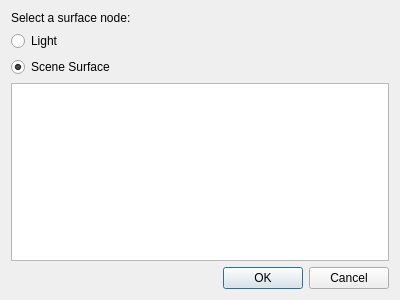
<?xml version="1.0" encoding="UTF-8"?>
<ui version="4.0">
 <class>SelectSurfaceDialog</class>
 <widget class="QDialog" name="SelectSurfaceDialog">
  <property name="geometry">
   <rect>
    <x>0</x>
    <y>0</y>
    <width>400</width>
    <height>300</height>
   </rect>
  </property>
  <property name="windowTitle">
   <string>Select Surface Dialog</string>
  </property>
  <layout class="QVBoxLayout" name="verticalLayout">
   <item>
    <widget class="QLabel" name="label">
     <property name="text">
      <string>Select a surface node:</string>
     </property>
    </widget>
   </item>
   <item>
    <widget class="QRadioButton" name="lightRadio">
     <property name="text">
      <string>Light</string>
     </property>
    </widget>
   </item>
   <item>
    <widget class="QRadioButton" name="sceneRadio">
     <property name="text">
      <string>Scene Surface</string>
     </property>
     <property name="checked">
      <bool>true</bool>
     </property>
    </widget>
   </item>
   <item>
    <widget class="SceneModelView" name="sceneModelView">
     <property name="showDropIndicator" stdset="0">
      <bool>false</bool>
     </property>
    </widget>
   </item>
   <item>
    <widget class="QDialogButtonBox" name="buttonBox">
     <property name="orientation">
      <enum>Qt::Horizontal</enum>
     </property>
     <property name="standardButtons">
      <set>QDialogButtonBox::Cancel|QDialogButtonBox::Ok</set>
     </property>
    </widget>
   </item>
  </layout>
 </widget>
 <customwidgets>
  <customwidget>
   <class>SceneModelView</class>
   <extends>QTreeView</extends>
   <header>SceneModelView.h</header>
  </customwidget>
 </customwidgets>
 <resources/>
 <connections>
  <connection>
   <sender>buttonBox</sender>
   <signal>accepted()</signal>
   <receiver>SelectSurfaceDialog</receiver>
   <slot>accept()</slot>
   <hints>
    <hint type="sourcelabel">
     <x>248</x>
     <y>254</y>
    </hint>
    <hint type="destinationlabel">
     <x>157</x>
     <y>274</y>
    </hint>
   </hints>
  </connection>
  <connection>
   <sender>buttonBox</sender>
   <signal>rejected()</signal>
   <receiver>SelectSurfaceDialog</receiver>
   <slot>reject()</slot>
   <hints>
    <hint type="sourcelabel">
     <x>316</x>
     <y>260</y>
    </hint>
    <hint type="destinationlabel">
     <x>286</x>
     <y>274</y>
    </hint>
   </hints>
  </connection>
  <connection>
   <sender>sceneRadio</sender>
   <signal>toggled(bool)</signal>
   <receiver>sceneModelView</receiver>
   <slot>setEnabled(bool)</slot>
   <hints>
    <hint type="sourcelabel">
     <x>199</x>
     <y>59</y>
    </hint>
    <hint type="destinationlabel">
     <x>199</x>
     <y>167</y>
    </hint>
   </hints>
  </connection>
 </connections>
</ui>
